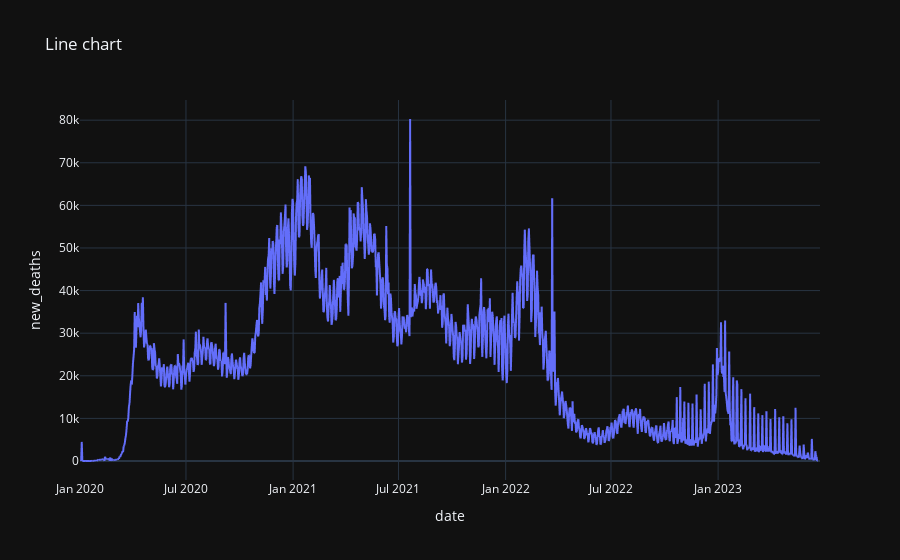

The notebook cell saved with this chart:
### Code cell
fig=px.line(df_index,x='date',y='new_deaths',title='Line chart',template='plotly_dark')
fig.show()

### Figure 1 — Plotly figure (JSON) as saved in the notebook; plotly's stock layout.template omitted (floating-point values rounded to 4 significant figures; data arrays with more than 128 entries replaced by an {"elided": "..."} marker saying what was removed)
{"data": [{"hovertemplate": "date=%{x}<br>new_deaths=%{y}<extra></extra>", "legendgroup": "", "line": {"color": "#636efa", "dash": "solid"}, "marker": {"symbol": "circle"}, "mode": "lines", "name": "", "showlegend": false, "type": "scattergl", "x": {"elided": "1272 str values"}, "xaxis": "x", "y": {"elided": "1272 int values"}, "yaxis": "y"}], "layout": {"legend": {"tracegroupgap": 0}, "title": {"text": "Line chart"}, "xaxis": {"anchor": "y", "domain": [0, 1], "title": {"text": "date"}}, "yaxis": {"anchor": "x", "domain": [0, 1], "title": {"text": "new_deaths"}}}}
